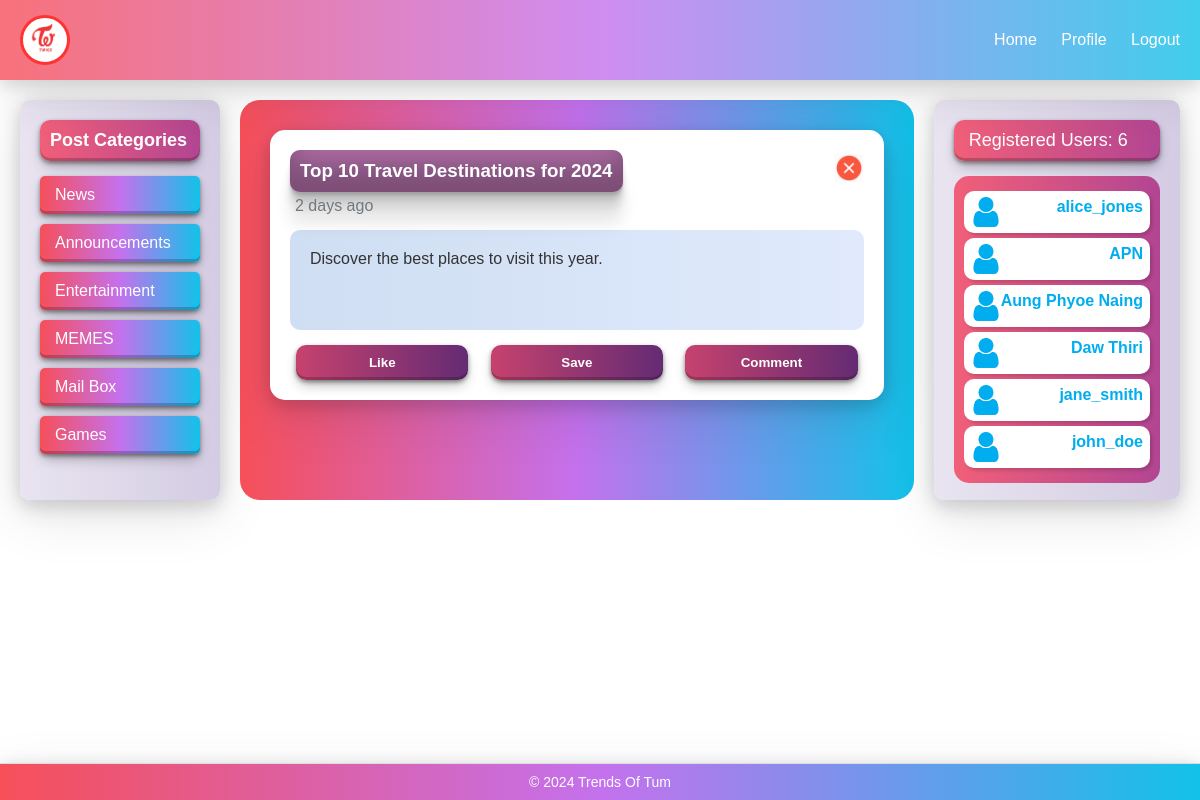
/index.php?category=3, run on the app's committed database.
### tables this page shows
CREATE TABLE `categories` (
  `id` int(11) NOT NULL,
  `name` varchar(100) NOT NULL,
  `created_at` timestamp NOT NULL DEFAULT current_timestamp()
);

CREATE TABLE `posts` (
  `id` int(11) NOT NULL,
  `title` varchar(255) NOT NULL,
  `content` text NOT NULL,
  `author_id` int(11) DEFAULT NULL,
  `category_id` int(11) DEFAULT NULL,
  `created_at` timestamp NOT NULL DEFAULT current_timestamp()
);

CREATE TABLE `users` (
  `id` int(11) NOT NULL,
  `username` varchar(50) NOT NULL,
  `email` varchar(100) NOT NULL,
  `password` varchar(255) NOT NULL,
  `created_at` timestamp NOT NULL DEFAULT current_timestamp()
);

### time_calculator.php (called while the page is built)
<?php
function simple_time_ago($created_at) {
    $time_ago = strtotime($created_at);
    $current_time = time();
    $time_difference = $current_time - $time_ago;
    $seconds = $time_difference;
    if ($seconds <= 60) {
        return "Just now";
    } elseif ($seconds <= 3600) {
        return floor($seconds / 60) . " minutes ago";
    } elseif ($seconds <= 86400) {
        return floor($seconds / 3600) . " hours ago";
    } else {
        return floor($seconds / 86400) . " days ago";
    }
}
?>

### load_categories.php (the view)
<?php
include('db_config.php');
$query = "SELECT * FROM categories";
$result = $conn->query($query);
while ($category = $result->fetch_assoc()) {
    echo "<li><a href='index.php?category=" . $category['id'] . "'>" . $category['name'] . "</a></li>";
}
?>

### index.php (shortened to what this page needs)
<!DOCTYPE html>
<html lang="en">
<head>
    <link rel="stylesheet" href="css/style.css">
</head>
<body>
    <header>
        <div class="app-logo">
            <img src="twice_logo.png" width="30" height="30" alt="App Logo">
        </div>
        <nav>
            <a href="index.php">Home</a>
            <a href="profile.php">Profile</a>
            <a href="logout.php">Logout</a>
        </nav>
    </header>
    <main>
        <aside class="categories">
            <h2>Post Categories</h2>
            <ul id="category-list">
                <?php include('load_categories.php'); ?>
            </ul>
        </aside>
        <section class="post-feed" id="post-feed">
            <?php include('load_posts.php'); ?>
        </section>
        <aside class="registered-users">
            <h2>Registered Users: <span id="user-count"><?php include('user_count.php'); ?></span></h2>
            <div class="user-list">
                <ul><?php include('show_user_list.php');?></ul>
            </div>
        </aside>
    </main>
    <footer>
        <p>&copy; 2024 Trends Of Tum</p>
    </footer>
</body>
</html>

### load_posts.php (shortened to what this page needs)
<?php
include('db_config.php');
require_once('time_calculator.php');
$category = isset($_GET['category']) ? $_GET['category'] : null;
if ($category) {
    $query = "SELECT * FROM posts WHERE category_id = '$category'";
} else {
    $query = "SELECT * FROM posts ORDER BY RAND()";
}
$result = $conn->query($query);
while ($post = $result->fetch_assoc()) { ?>
    <article class="post">
        <div class="post-header">
            <div class="post-title">
                <h3><?php echo $post['title'] ?></h3>
            </div>
            <div class="close-btn">
                <img src="Close.png" width="30" height="30" alt="">
            </div>
        </div>
        <div class="posted-time" style="color :#71797E; margin-top : 5px; margin-left: 5px">
            <p><?php echo simple_time_ago($post['created_at']) ?></p>
        </div>
        <div class="post-content"><?php echo $post['content'] ?></div>
        <div class="post-actions">
            <button onclick="likePost(<?php echo $post['id'] ?>)">Like</button>
            <button onclick="savePost(<?php echo $post['id'] ?>)">Save</button>
            <button onclick="toggleCommentBox(<?php echo $post['id'] ?>)">Comment</button>
        </div>
    </article>
<?php }
?>

### user_count.php
<?php
include('db_config.php');
$query = "SELECT COUNT(*) as count FROM users";
$result = $conn->query($query);
$row = $result->fetch_assoc();
echo $row['count'];
?>

### show_user_list.php
<?php
include 'db_config.php';
$query = "SELECT username FROM users";
$result = $conn->query($query);
while ($row = $result->fetch_assoc()){ ?>
<div class="user-container">
    <img src="user_logo.png" alt="user-logo" width="30" height="30">
<li><a href="#"><?php echo $row['username']?></a></li>
</div>
<?php }
?>

### data on the page
categories: name "News"
categories: name "Announcements"
categories: name "Entertainment"
categories: name "MEMES"
categories: name "Mail Box"
categories: name "Games"
posts: title "Top 10 Travel Destinations for 2024", created_at "2 days ago", content "Discover the best places to visit this year."
users: username "alice_jones"
users: username "APN"
users: username "Aung Phyoe Naing"
users: username "Daw Thiri"
users: username "jane_smith"
users: username "john_doe"

### other printed values
$row['count'] "6"
